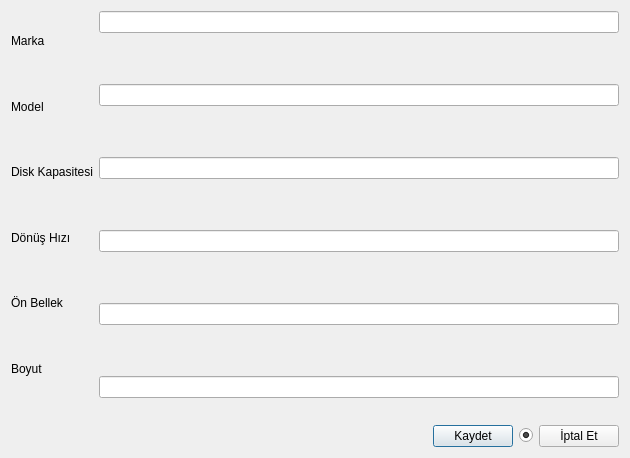
<?xml version="1.0" encoding="UTF-8"?>
<ui version="4.0">
 <class>TKNHarddiskPencere</class>
 <widget class="QDialog" name="TKNHarddiskPencere">
  <property name="geometry">
   <rect>
    <x>0</x>
    <y>0</y>
    <width>630</width>
    <height>458</height>
   </rect>
  </property>
  <property name="windowTitle">
   <string>Dialog</string>
  </property>
  <layout class="QVBoxLayout" name="verticalLayout_3">
   <item>
    <layout class="QHBoxLayout" name="horizontalLayout">
     <item>
      <layout class="QVBoxLayout" name="verticalLayout">
       <item>
        <widget class="QLabel" name="label">
         <property name="text">
          <string>Marka</string>
         </property>
         <property name="buddy">
          <cstring>lineEdit</cstring>
         </property>
        </widget>
       </item>
       <item>
        <widget class="QLabel" name="label_2">
         <property name="text">
          <string>Model</string>
         </property>
         <property name="buddy">
          <cstring>lineEdit_2</cstring>
         </property>
        </widget>
       </item>
       <item>
        <widget class="QLabel" name="label_3">
         <property name="text">
          <string>Disk Kapasitesi</string>
         </property>
         <property name="buddy">
          <cstring>lineEdit_3</cstring>
         </property>
        </widget>
       </item>
       <item>
        <widget class="QLabel" name="label_4">
         <property name="text">
          <string>Dönüş Hızı</string>
         </property>
         <property name="buddy">
          <cstring>lineEdit_4</cstring>
         </property>
        </widget>
       </item>
       <item>
        <widget class="QLabel" name="label_5">
         <property name="text">
          <string>Ön Bellek</string>
         </property>
         <property name="buddy">
          <cstring>lineEdit_5</cstring>
         </property>
        </widget>
       </item>
       <item>
        <widget class="QLabel" name="label_6">
         <property name="text">
          <string>Boyut</string>
         </property>
         <property name="buddy">
          <cstring>lineEdit_6</cstring>
         </property>
        </widget>
       </item>
      </layout>
     </item>
     <item>
      <layout class="QVBoxLayout" name="verticalLayout_2">
       <property name="spacing">
        <number>51</number>
       </property>
       <item>
        <widget class="QLineEdit" name="lineEdit"/>
       </item>
       <item>
        <widget class="QLineEdit" name="lineEdit_2"/>
       </item>
       <item>
        <widget class="QLineEdit" name="lineEdit_3"/>
       </item>
       <item>
        <widget class="QLineEdit" name="lineEdit_4"/>
       </item>
       <item>
        <widget class="QLineEdit" name="lineEdit_5"/>
       </item>
       <item>
        <widget class="QLineEdit" name="lineEdit_6"/>
       </item>
      </layout>
     </item>
    </layout>
   </item>
   <item>
    <spacer name="verticalSpacer">
     <property name="orientation">
      <enum>Qt::Vertical</enum>
     </property>
     <property name="sizeHint" stdset="0">
      <size>
       <width>20</width>
       <height>40</height>
      </size>
     </property>
    </spacer>
   </item>
   <item>
    <layout class="QHBoxLayout" name="horizontalLayout_2">
     <item>
      <spacer name="horizontalSpacer">
       <property name="orientation">
        <enum>Qt::Horizontal</enum>
       </property>
       <property name="sizeHint" stdset="0">
        <size>
         <width>40</width>
         <height>20</height>
        </size>
       </property>
      </spacer>
     </item>
     <item>
      <widget class="QPushButton" name="pushButton">
       <property name="text">
        <string>Kaydet</string>
       </property>
      </widget>
     </item>
     <item>
      <widget class="QRadioButton" name="radioButton">
       <property name="text">
        <string/>
       </property>
       <property name="checked">
        <bool>true</bool>
       </property>
      </widget>
     </item>
     <item>
      <widget class="QPushButton" name="pushButton_2">
       <property name="text">
        <string>İptal Et</string>
       </property>
      </widget>
     </item>
    </layout>
   </item>
  </layout>
 </widget>
 <resources/>
 <connections>
  <connection>
   <sender>pushButton</sender>
   <signal>clicked()</signal>
   <receiver>TKNHarddiskPencere</receiver>
   <slot>accept()</slot>
   <hints>
    <hint type="sourcelabel">
     <x>429</x>
     <y>437</y>
    </hint>
    <hint type="destinationlabel">
     <x>174</x>
     <y>443</y>
    </hint>
   </hints>
  </connection>
  <connection>
   <sender>pushButton_2</sender>
   <signal>clicked()</signal>
   <receiver>TKNHarddiskPencere</receiver>
   <slot>reject()</slot>
   <hints>
    <hint type="sourcelabel">
     <x>564</x>
     <y>429</y>
    </hint>
    <hint type="destinationlabel">
     <x>37</x>
     <y>435</y>
    </hint>
   </hints>
  </connection>
 </connections>
</ui>
